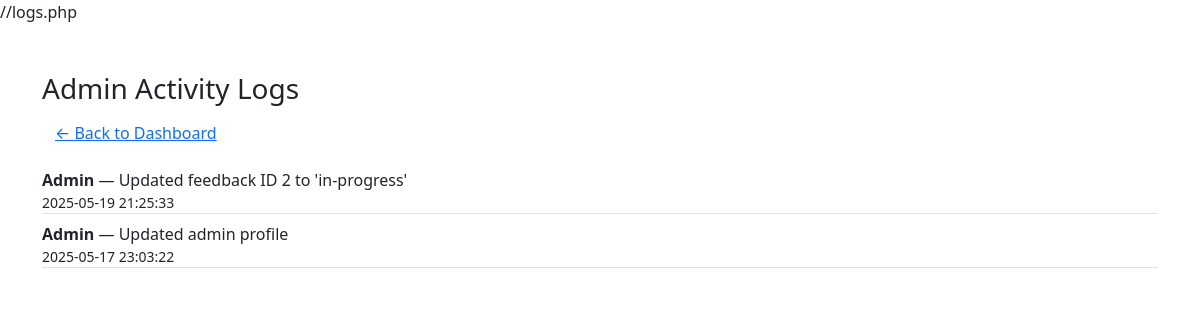
Page /logs.php (signed in) on the committed database.
### tables this page shows
CREATE TABLE `logs` (
  `log_id` int(11) NOT NULL,
  `admin_id` int(11) DEFAULT NULL,
  `action` text DEFAULT NULL,
  `timestamp` datetime DEFAULT current_timestamp()
);

CREATE TABLE `users` (
  `user_id` int(11) NOT NULL,
  `name` varchar(100) NOT NULL,
  `email` varchar(100) NOT NULL,
  `password_hash` varchar(255) NOT NULL,
  `role` enum('user','admin') DEFAULT 'user'
);

### logs.php (the view, shortened to what this page needs)
<?php
$conn = new mysqli("localhost", "root", "", "feedback_system");
$result = $conn->query("SELECT l.*, u.name FROM logs l JOIN users u ON l.admin_id = u.user_id ORDER BY l.timestamp DESC");
?>
<!DOCTYPE html>
<html>
<head>
  <link href="https://cdn.jsdelivr.net/npm/bootstrap@5.3.0/dist/css/bootstrap.min.css" rel="stylesheet">
</head>
<body>
<div class="container mt-5">
  <h3>Admin Activity Logs</h3>
  <a href="admin.php" class="btn btn-link mb-3">← Back to Dashboard</a>
  <?php while ($log = $result->fetch_assoc()): ?>
    <div class="border-bottom mb-2">
      <strong><?= $log['name'] ?></strong> — <?= $log['action'] ?>
      <div><small><?= $log['timestamp'] ?></small></div>
    </div>
  <?php endwhile; ?>
</div>
</body>
</html>

### rows in the picture
logs: admin.name "Admin", action "Updated feedback ID 2 to 'in-progress'", timestamp "2025-05-19 21:25:33"
logs: admin.name "Admin", action "Updated admin profile", timestamp "2025-05-17 23:03:22"
